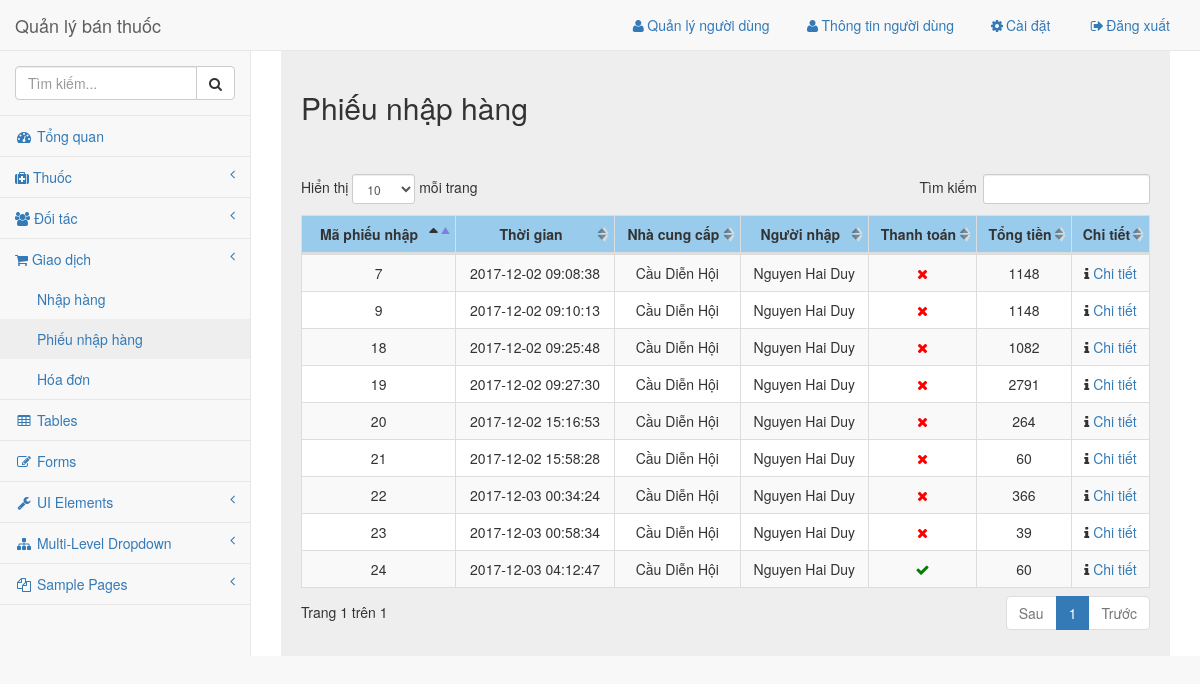
The app's page /admin/pages/phieunhaphang.php with its own data.
### tables this page shows
CREATE TABLE `phieu_nhap` (
  `id` int(11) NOT NULL,
  `time` timestamp NOT NULL DEFAULT CURRENT_TIMESTAMP ON UPDATE CURRENT_TIMESTAMP,
  `ma_ncc` int(11) NOT NULL,
  `ma_nv` int(11) NOT NULL,
  `tong_tien` float NOT NULL,
  `ngay_nhap` date NOT NULL,
  `ghi_chu` varchar(255) DEFAULT NULL,
  `thanh_toan` tinyint(1) NOT NULL
);

CREATE TABLE `nhacungcap` (
  `id` int(11) NOT NULL,
  `ten_ncc` varchar(128) NOT NULL,
  `sdt` varchar(128) DEFAULT NULL,
  `email` varchar(128) DEFAULT NULL,
  `dia_chi` varchar(128) DEFAULT NULL,
  `ghi_chu` varchar(255) DEFAULT NULL
);

CREATE TABLE `nguoidung` (
  `id` int(11) NOT NULL,
  `ten_nv` varchar(128) NOT NULL,
  `ngay_sinh` date NOT NULL,
  `dia_chi` varchar(128) NOT NULL,
  `chuc_vu` int(11) NOT NULL,
  `sdt` varchar(15) NOT NULL,
  `cmnd` varchar(25) NOT NULL,
  `quyen` int(11) NOT NULL
);

### library/VSCPDO.php (called while the page is built, shortened)
<?php
$tenserver = "localhost";
$tentaikhoan = "root";
$matkhau = "";
$tencsdl = "thuoc";
 ?>
 <?php
class vsc_pdo {
	private $server;
	private $username;
	private $password;
	private $database;
	public $conn;
	function __construct($conn = null) {
		try {
			$this->conn = new PDO("mysql:host=$this->server;dbname=$this->database", $this->username, $this->password);
			$this->conn->exec("set names utf8");
			$this->conn->setAttribute(PDO::ATTR_DEFAULT_FETCH_MODE, PDO::FETCH_ASSOC);
		}
     catch (PDOException $e)
      {
			echo $e->getMessage();
			exit();
		}
	}
	function fetch_one($sql) {
		try {
			$stmt = $this->conn->prepare($sql);
			$stmt->execute();
			$row = $stmt->fetch();
			return $row;
		} catch (PDOException $e) {
			return false;
		}
	}
	function fetch_all($sql) {
		try {
			$stmt = $this->conn->prepare($sql);
			$stmt->execute();
			$rows = $stmt->fetchAll();
			return $rows;
		}
    catch (PDOException $e) {
			return false;
		}
	}
	function getConnection($conn=null) {
		$arr = explode(",", $conn);
			$this->server = @$arr[0];
			$this->username = @$arr[1];
			$this->password = @$arr[2];
			$this->database = @$arr[3];
	}
}
$exp = new vsc_pdo("$tenserver,$tentaikhoan,$matkhau,$tencsdl");
 ?>

### admin/pages/phieunhaphang.php (the view, shortened to what this page needs)
<!DOCTYPE html>
<html lang="en">
<head>
    <?php require('../common/head.php'); ?>
    <?php
      $phieunhap = $exp->fetch_all("select * from phieu_nhap");
     ?>
    <link rel="stylesheet" href="../dist/css/phieunhap.css">
    <link href="../../library/datatables-plugins/integration/bootstrap/3/dataTables.bootstrap.css" rel="stylesheet">
</head>
<body>
    <div id="wrapper">
        <?php require('../common/nav.php'); ?>
        <div id="page-wrapper">
          <div class="grey">
            <div class="row header">
              <div class="col-md-6">
                <h2 class='title'>Phiếu nhập hàng</h2>
              </div>
            </div>
            <div class="row">
              <div class="col-md-12" id="data">
                <table class="table table-striped table-bordered table-hover" id="dataTables-example">
                         <thead>
                             <tr align="center">
                                 <th> <strong>Mã phiếu nhập</strong> </th>
                                 <td> <strong>Thời gian</strong> </td>
                                 <td> <strong>Nhà cung cấp</strong> </td>
                                 <td> <strong>Người nhập</strong> </td>
                                 <td> <strong>Thanh toán</strong> </td>
                                 <td> <strong>Tổng tiền</strong> </td>
                                 <td> <strong>Chi tiết</strong> </td>
                             </tr>
                         </thead>
                         <tbody>
                           <?php foreach($phieunhap as $key => $value): ?>
                             <tr class="odd gradeX" align="center">
                                 <td><?php echo $value['id']; ?></td>
                                 <td><?php echo $value['time']; ?></td>
                                 <td>
                                   <?php $ncc = $exp->fetch_one(" select * from nhacungcap where id={$value["ma_ncc"]} "); ?>
                                   <?php echo $ncc['ten_ncc']; ?>
                                 </td>
                                 <td>
                                   <?php $nguoidung = $exp->fetch_one(" select * from nguoidung where id={$value["ma_nv"]} "); ?>
                                   <?php echo $nguoidung['ten_nv']; ?>
                                 </td>
                                 <td>
                                   <?php
                                      if( $value['thanh_toan'] ==1 )
                                        echo "<i style='color:green' class='fa fa-check' aria-hidden='true'></i>";
                                      else
                                        echo "<i style='color:red' class='fa fa-times' aria-hidden='true'></i>";
                                     ?>
                                 </td>
                                 <td>
                                   <?php echo $value['tong_tien']; ?>
                                 </td>
                                 <td class="center">
                                   <i class="fa fa-info" aria-hidden="true"></i>
                                   <a class='edit' data-toggle="modal" data-target="<?php echo "#a".$value['id']; ?>"  href="#"
                                    >Chi tiết</a>
                                 </td>
                             </tr>
                          <?php endforeach; ?>
                         </tbody>
                     </table>
              </div>
            </div>
          </div>
        </div>
</body>
</html>

### records on screen
phieu_nhap: id "7", time "2017-12-02 09:08:38", ma_ncc.ten_ncc "Cầu Diễn Hội", ma_nv.ten_nv "Nguyen Hai Duy", thanh_toan 0 (drawn), tong_tien "1148"
phieu_nhap: id "9", time "2017-12-02 09:10:13", ma_ncc.ten_ncc "Cầu Diễn Hội", ma_nv.ten_nv "Nguyen Hai Duy", thanh_toan 0 (drawn), tong_tien "1148"
phieu_nhap: id "18", time "2017-12-02 09:25:48", ma_ncc.ten_ncc "Cầu Diễn Hội", ma_nv.ten_nv "Nguyen Hai Duy", thanh_toan 0 (drawn), tong_tien "1082"
phieu_nhap: id "19", time "2017-12-02 09:27:30", ma_ncc.ten_ncc "Cầu Diễn Hội", ma_nv.ten_nv "Nguyen Hai Duy", thanh_toan 0 (drawn), tong_tien "2791"
phieu_nhap: id "20", time "2017-12-02 15:16:53", ma_ncc.ten_ncc "Cầu Diễn Hội", ma_nv.ten_nv "Nguyen Hai Duy", thanh_toan 0 (drawn), tong_tien "264"
phieu_nhap: id "21", time "2017-12-02 15:58:28", ma_ncc.ten_ncc "Cầu Diễn Hội", ma_nv.ten_nv "Nguyen Hai Duy", thanh_toan 0 (drawn), tong_tien "60"
phieu_nhap: id "22", time "2017-12-03 00:34:24", ma_ncc.ten_ncc "Cầu Diễn Hội", ma_nv.ten_nv "Nguyen Hai Duy", thanh_toan 0 (drawn), tong_tien "366"
phieu_nhap: id "23", time "2017-12-03 00:58:34", ma_ncc.ten_ncc "Cầu Diễn Hội", ma_nv.ten_nv "Nguyen Hai Duy", thanh_toan 0 (drawn), tong_tien "39"
phieu_nhap: id "24", time "2017-12-03 04:12:47", ma_ncc.ten_ncc "Cầu Diễn Hội", ma_nv.ten_nv "Nguyen Hai Duy", thanh_toan 1 (drawn), tong_tien "60"
